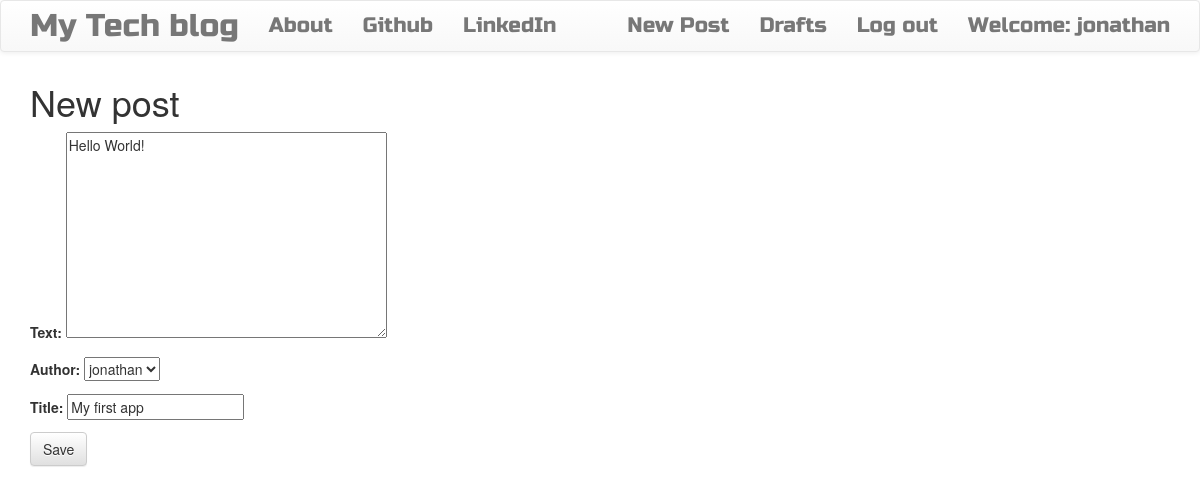
Screenshot of /post/1/edit/ (signed in) with the database file from the repository.
### blog_app/models.py (models this page shows, shortened)
class Post(models.Model):
    author = models.ForeignKey('auth.User')
    title = models.CharField(max_length=100)
    text = models.TextField()
    created_date = models.DateField(default=timezone.now)
    published_date = models.DateTimeField(blank=True, null=True)

### blog_app/views.py (the view)
# urls.py: url(r'^post/(?P<pk>\d+)/edit/$', views.PostUpdateView.as_view(), name='post_edit'),
class PostUpdateView(LoginRequiredMixin, UpdateView):
    login_url = '/login/'
    redirect_field_name = 'blog_app/post_list'
    form_class = PostForm
    model = Post

### blog_app/forms.py
class PostForm(forms.ModelForm):
    class Meta():
        model = Post
        fields = {'author', 'title', 'text',}
        widget = {
            'title': forms.TextInput(attrs={'class': 'textinputclass'}),
            'text': forms.Textarea(attrs={'class': 'editable medium-editor-textarea postcontent'}),
        }

### blog_app/templates/blog_app/post_form.html (shortened to what this page needs)
{% extends 'blog_app/base.html' %}
{% block content %}
    <h1>New post</h1>
    <form method="POST" class="post-form">
    {{form.as_p}}
    <button type="submit" class="save btn btn-default">Save</button>
    </form>
{% endblock %}

### blog_app/templates/blog_app/base.html (shortened to what this page needs)
<!DOCTYPE html>
{% load staticfiles %}
<html lang="en" dir="ltr">
  <head>
        <link rel="stylesheet" href="https://maxcdn.bootstrapcdn.com/bootstrap/3.3.7/css/bootstrap.min.css">
        <link rel="stylesheet" href="https://maxcdn.bootstrapcdn.com/bootstrap/3.3.7/css/bootstrap-theme.min.css">
        <link rel="stylesheet" href="//cdn.jsdelivr.net/medium-editor/latest/css/medium-editor.min.css" type="text/css" media="screen" charset="utf-8">
        <link rel="stylesheet" href="{% static 'css/blog.css' %}">
    </head>
  <body class="loader">
    <nav class="navbar navbar-default techfont custom-navbar">
    <div class="container">
      <ul class="nav navbar-nav">
        <li><a class='navbar-brand bigbrand' href="{% url 'post_list' %}">My Tech blog</a></li>
        <li><a href="{% url 'about'%}">About</a></li>
        <li><a href="https://www.github.com">Github</a></li>
        <li><a href="https://www.linkedin.com">LinkedIn</a></li>
      </ul>
      <ul class="nav navbar-nav navbar-right">
        {% if user.is_authenticated %}
        <li>
          <a href="{% url 'post_new' %}" >New Post</a>
        </li>
        <li>
          <a href="{% url 'post_draft_list' %}">Drafts</a>
        </li>
        <li>
          <a href="{% url 'logout' %}" >Log out</a>
        </li>
        <li>
          <a >Welcome: {{ user.username }}</a>
        </li>
          {% else %}
          <li><a class='nav navbar-right' href="{% url 'login' %}" ><span class="glyphicon glyphicon-user"></span></a></li>
        {% endif %}
      </ul>
  </div>
</nav>
        <div class="content container">
            <div class="row">
                <div class="col-md-8">
                  <div class="blog_posts">
                    {% block content %}
                    {% endblock %}
                  </div>
                </div>
            </div>
        </div>
  </body>
</html>

### blog_app/static/css/blog.css (style rules this page uses)
.techfont { font-family: 'Russo One', sans-serif; font-size: 1.5em; margin-bottom: 10px; }
.bigbrand { font-size: 1.5em; }
.loader { filter:hue-rotate(0deg); color: linear-gradient(45deg,#0f8,#08f); animation:hue 5000ms infinite linear; }

### rows the page displays
Post: text "Hello World!", author "jonathan", title "My first app"

### other values shown
{{ user.username }} "jonathan"
